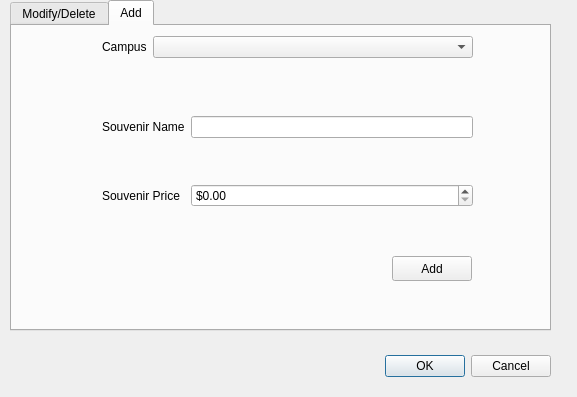
<?xml version="1.0" encoding="UTF-8"?>
<ui version="4.0">
 <class>modifySouvenirs</class>
 <widget class="QDialog" name="modifySouvenirs">
  <property name="geometry">
   <rect>
    <x>0</x>
    <y>0</y>
    <width>577</width>
    <height>397</height>
   </rect>
  </property>
  <property name="windowTitle">
   <string>Dialog</string>
  </property>
  <widget class="QDialogButtonBox" name="buttonBox">
   <property name="geometry">
    <rect>
     <x>210</x>
     <y>350</y>
     <width>341</width>
     <height>32</height>
    </rect>
   </property>
   <property name="orientation">
    <enum>Qt::Horizontal</enum>
   </property>
   <property name="standardButtons">
    <set>QDialogButtonBox::Cancel|QDialogButtonBox::Ok</set>
   </property>
  </widget>
  <widget class="QTabWidget" name="addModifyTabs">
   <property name="geometry">
    <rect>
     <x>10</x>
     <y>0</y>
     <width>541</width>
     <height>331</height>
    </rect>
   </property>
   <property name="currentIndex">
    <number>1</number>
   </property>
   <widget class="QWidget" name="modDelTab">
    <attribute name="title">
     <string>Modify/Delete</string>
    </attribute>
    <widget class="QWidget" name="formLayoutWidget">
     <property name="geometry">
      <rect>
       <x>80</x>
       <y>10</y>
       <width>371</width>
       <height>64</height>
      </rect>
     </property>
     <layout class="QFormLayout" name="formLayout">
      <item row="0" column="1">
       <widget class="QComboBox" name="campusSouvenirComboBox"/>
      </item>
      <item row="2" column="1">
       <widget class="QComboBox" name="souvenirNameComboBox"/>
      </item>
      <item row="0" column="0">
       <widget class="QLabel" name="label">
        <property name="text">
         <string>Campus</string>
        </property>
       </widget>
      </item>
      <item row="2" column="0">
       <widget class="QLabel" name="label_2">
        <property name="text">
         <string>Souvenir</string>
        </property>
       </widget>
      </item>
      <item row="1" column="1">
       <spacer name="verticalSpacer_2">
        <property name="orientation">
         <enum>Qt::Vertical</enum>
        </property>
        <property name="sizeHint" stdset="0">
         <size>
          <width>20</width>
          <height>40</height>
         </size>
        </property>
       </spacer>
      </item>
     </layout>
    </widget>
    <widget class="QWidget" name="formLayoutWidget_2">
     <property name="geometry">
      <rect>
       <x>80</x>
       <y>90</y>
       <width>371</width>
       <height>91</height>
      </rect>
     </property>
     <layout class="QFormLayout" name="formLayout_2">
      <item row="0" column="0">
       <widget class="QLabel" name="label_3">
        <property name="text">
         <string>Souvenir Name</string>
        </property>
       </widget>
      </item>
      <item row="2" column="0">
       <widget class="QLabel" name="label_4">
        <property name="text">
         <string>Souvenir Price</string>
        </property>
       </widget>
      </item>
      <item row="0" column="1">
       <widget class="QLineEdit" name="nameLineEdit"/>
      </item>
      <item row="1" column="1">
       <spacer name="verticalSpacer">
        <property name="orientation">
         <enum>Qt::Vertical</enum>
        </property>
        <property name="sizeHint" stdset="0">
         <size>
          <width>20</width>
          <height>40</height>
         </size>
        </property>
       </spacer>
      </item>
      <item row="2" column="1">
       <widget class="QDoubleSpinBox" name="priceSpinBox">
        <property name="prefix">
         <string>$</string>
        </property>
        <property name="maximum">
         <double>999.990000000000009</double>
        </property>
       </widget>
      </item>
     </layout>
    </widget>
    <widget class="QWidget" name="horizontalLayoutWidget">
     <property name="geometry">
      <rect>
       <x>240</x>
       <y>209</y>
       <width>211</width>
       <height>61</height>
      </rect>
     </property>
     <layout class="QHBoxLayout" name="horizontalLayout">
      <item>
       <widget class="QPushButton" name="deleteButton">
        <property name="text">
         <string>Delete</string>
        </property>
       </widget>
      </item>
      <item>
       <widget class="QPushButton" name="modifyButton">
        <property name="text">
         <string>Modify</string>
        </property>
       </widget>
      </item>
     </layout>
    </widget>
   </widget>
   <widget class="QWidget" name="addTab">
    <attribute name="title">
     <string>Add</string>
    </attribute>
    <widget class="QWidget" name="formLayoutWidget_3">
     <property name="geometry">
      <rect>
       <x>90</x>
       <y>10</y>
       <width>371</width>
       <height>64</height>
      </rect>
     </property>
     <layout class="QFormLayout" name="formLayout_3">
      <item row="0" column="0">
       <widget class="QLabel" name="label_5">
        <property name="text">
         <string>Campus</string>
        </property>
       </widget>
      </item>
      <item row="0" column="1">
       <widget class="QComboBox" name="addCampusComboBox"/>
      </item>
      <item row="1" column="1">
       <spacer name="verticalSpacer_3">
        <property name="orientation">
         <enum>Qt::Vertical</enum>
        </property>
        <property name="sizeHint" stdset="0">
         <size>
          <width>20</width>
          <height>40</height>
         </size>
        </property>
       </spacer>
      </item>
     </layout>
    </widget>
    <widget class="QWidget" name="formLayoutWidget_4">
     <property name="geometry">
      <rect>
       <x>90</x>
       <y>90</y>
       <width>371</width>
       <height>91</height>
      </rect>
     </property>
     <layout class="QFormLayout" name="formLayout_4">
      <item row="0" column="1">
       <widget class="QLineEdit" name="addNameLineEdit"/>
      </item>
      <item row="1" column="1">
       <spacer name="verticalSpacer_4">
        <property name="orientation">
         <enum>Qt::Vertical</enum>
        </property>
        <property name="sizeHint" stdset="0">
         <size>
          <width>20</width>
          <height>40</height>
         </size>
        </property>
       </spacer>
      </item>
      <item row="2" column="0">
       <widget class="QLabel" name="label_8">
        <property name="text">
         <string>Souvenir Price</string>
        </property>
       </widget>
      </item>
      <item row="2" column="1">
       <widget class="QDoubleSpinBox" name="addPriceLineEdit">
        <property name="prefix">
         <string>$</string>
        </property>
        <property name="maximum">
         <double>999.990000000000009</double>
        </property>
       </widget>
      </item>
      <item row="0" column="0">
       <widget class="QLabel" name="label_7">
        <property name="text">
         <string>Souvenir Name</string>
        </property>
       </widget>
      </item>
     </layout>
    </widget>
    <widget class="QPushButton" name="addButton">
     <property name="geometry">
      <rect>
       <x>380</x>
       <y>230</y>
       <width>80</width>
       <height>25</height>
      </rect>
     </property>
     <property name="text">
      <string>Add</string>
     </property>
    </widget>
   </widget>
  </widget>
 </widget>
 <resources/>
 <connections>
  <connection>
   <sender>buttonBox</sender>
   <signal>accepted()</signal>
   <receiver>modifySouvenirs</receiver>
   <slot>accept()</slot>
   <hints>
    <hint type="sourcelabel">
     <x>248</x>
     <y>254</y>
    </hint>
    <hint type="destinationlabel">
     <x>157</x>
     <y>274</y>
    </hint>
   </hints>
  </connection>
  <connection>
   <sender>buttonBox</sender>
   <signal>rejected()</signal>
   <receiver>modifySouvenirs</receiver>
   <slot>reject()</slot>
   <hints>
    <hint type="sourcelabel">
     <x>316</x>
     <y>260</y>
    </hint>
    <hint type="destinationlabel">
     <x>286</x>
     <y>274</y>
    </hint>
   </hints>
  </connection>
 </connections>
</ui>
